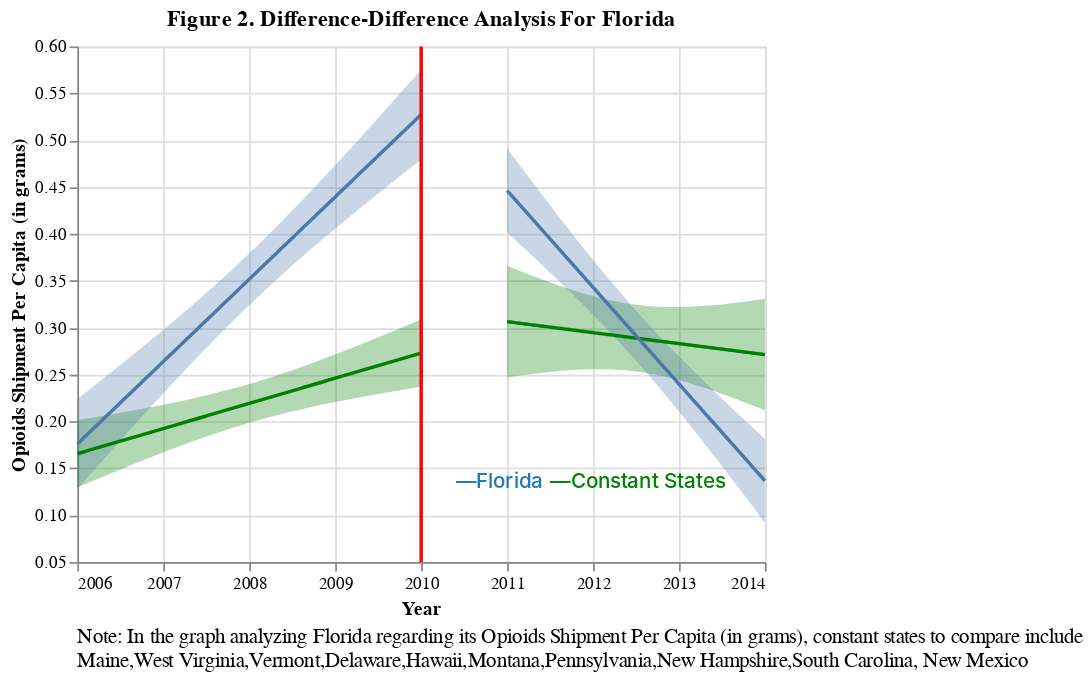

Notebook code for this chart:
### Markdown cell above
> diff-diff opioids

### Code cell
xvar= "TRANSACTION_YEAR"
yvar="opioid_shipment_population_ratio"
analysis = "Figure 2. Difference-Difference Analysis For Florida"
target = "Opioids Shipment Per Capita (in grams)"
state = "Florida"
constant_states = "Maine,West Virginia,Vermont,Delaware,Hawaii,Montana,Pennsylvania,New Hampshire,South Carolina, New Mexico"
chart = diff_diff(FL, yvar, xvar, 2010, analysis, target, state, constant_states)
chart
